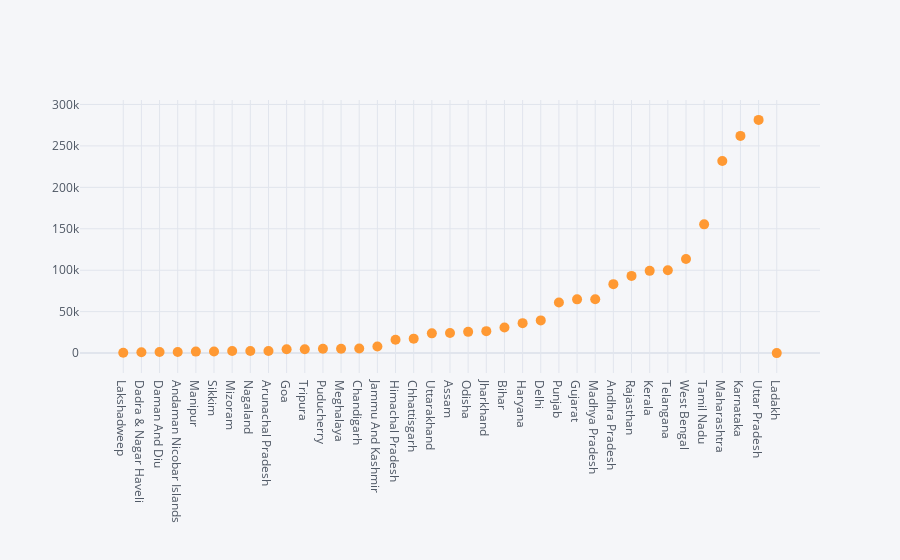

Source (notebook cell):
### Code cell
df.iplot(kind='scatter',x='States',y='Total',mode='markers',size=10)

### Figure 1 — Plotly figure (JSON) as saved in the notebook; plotly's stock layout.template omitted (floating-point values rounded to 4 significant figures)
{"data": [{"line": {"color": "rgba(255, 153, 51, 1.0)", "dash": "solid", "shape": "linear", "width": 1.3}, "marker": {"size": 10, "symbol": "circle"}, "mode": "markers", "name": "Total", "text": "", "type": "scatter", "x": ["Lakshadweep", "Dadra & Nagar Haveli", "Daman And Diu", "Andaman Nicobar Islands", "Manipur", "Sikkim", "Mizoram", "Nagaland", "Arunachal Pradesh", "Goa", "Tripura", "Puducherry", "Meghalaya", "Chandigarh", "Jammu And Kashmir", "Himachal Pradesh", "Chhattisgarh", "Uttarakhand", "Assam", "Odisha", "Jharkhand", "Bihar", "Haryana", "Delhi", "Punjab", "Gujarat", "Madhya Pradesh", "Andhra Pradesh", "Rajasthan", "Kerala", "Telangana", "West Bengal", "Tamil Nadu", "Maharashtra", "Karnataka", "Uttar Pradesh", "Ladakh"], "y": [426, 941, 1250, 1294, 1790, 1952, 2496, 2561, 2624, 4584, 4667, 5172, 5244, 5631, 7995, 16040, 17430, 23843, 24178, 25650, 26496, 30857, 36141, 39455, 60997, 64862, 64939, 83230, 93176, 99227, 99919, 113535, 155375, 231739, 262109, 281402, 0]}], "layout": {"legend": {"bgcolor": "#F5F6F9", "font": {"color": "#4D5663"}}, "paper_bgcolor": "#F5F6F9", "plot_bgcolor": "#F5F6F9", "title": {"font": {"color": "#4D5663"}}, "xaxis": {"gridcolor": "#E1E5ED", "showgrid": true, "tickfont": {"color": "#4D5663"}, "title": {"font": {"color": "#4D5663"}, "text": ""}, "zerolinecolor": "#E1E5ED"}, "yaxis": {"gridcolor": "#E1E5ED", "showgrid": true, "tickfont": {"color": "#4D5663"}, "title": {"font": {"color": "#4D5663"}, "text": ""}, "zerolinecolor": "#E1E5ED"}}}
